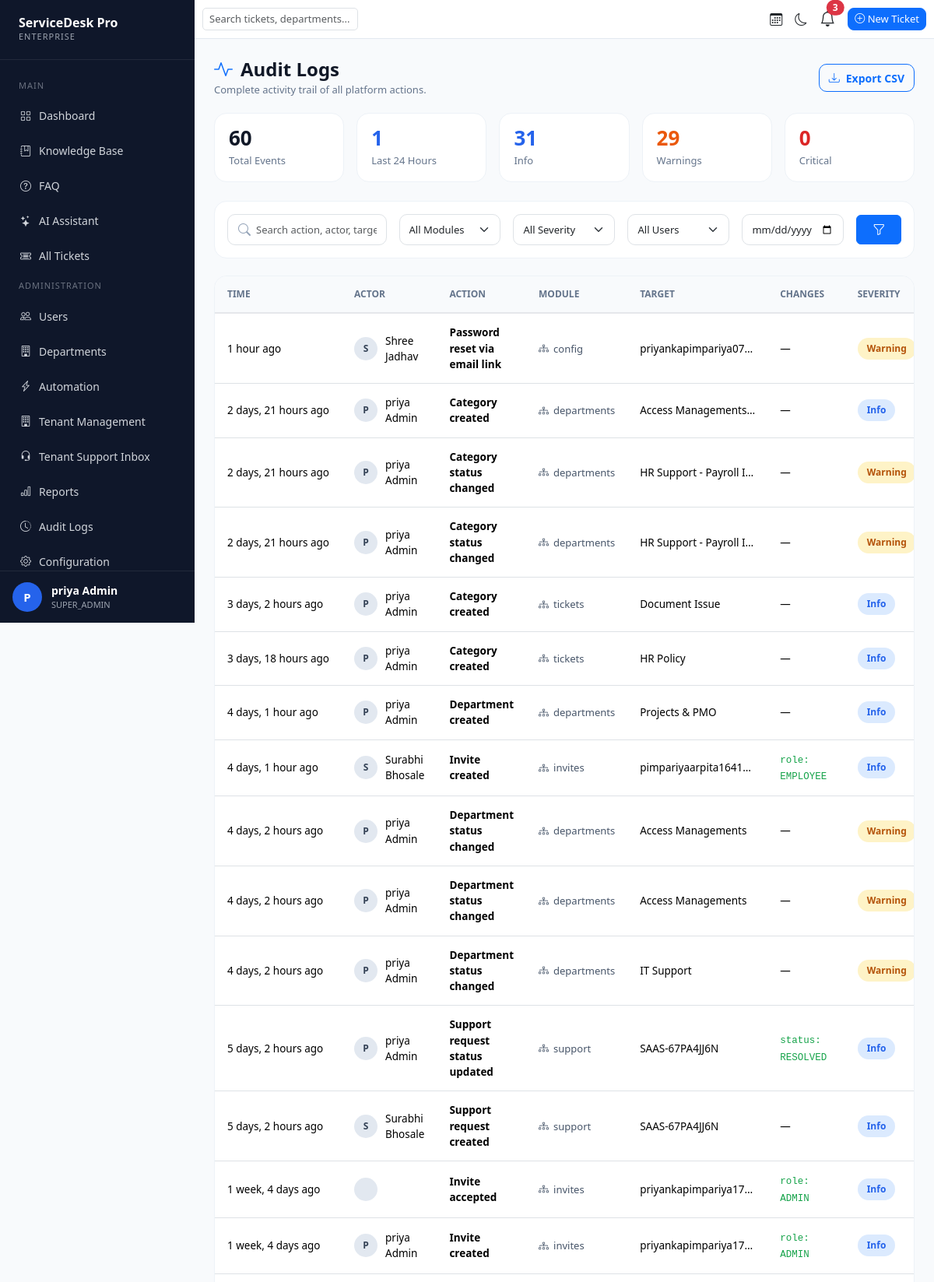
The page /audit-logs/ (signed in, upper part) on the database its author committed.
### accounts/models.py (models this page shows, shortened)
class User(AbstractUser):
    ROLE_CHOICES = (
        ('SUPER_ADMIN', 'Super Admin'),
        ('ADMIN', 'Admin'),
        ('AGENT', 'Agent'),
        ('EMPLOYEE', 'Employee'),
    )
    email = models.EmailField(unique=True)
    role = models.CharField(
        max_length=20,
        choices=ROLE_CHOICES,
        default='EMPLOYEE'
    )
    phone = models.CharField(
        max_length=15,
        blank=True,
        null=True
    )
    profile_image = models.ImageField(
        upload_to='profile_images/',
        blank=True,
        null=True
    )
    department = models.ForeignKey(
        'departments.Department',
        on_delete=models.SET_NULL,
        blank=True,
        null=True
    )
    tenant = models.ForeignKey(
        'tenants.Tenant',
        on_delete=models.SET_NULL,
        blank=True,
        null=True,
        related_name='users'
    )
    is_locked = models.BooleanField(
        default=False
    )
    failed_login_attempts = models.PositiveIntegerField(
        default=0
    )
    locked_at = models.DateTimeField(
        null=True,
        blank=True
    )
    USERNAME_FIELD = 'email'
    REQUIRED_FIELDS = ['username']

### auditlogs/models.py (models this page shows, shortened)
class AuditLog(models.Model):
    MODULE_CHOICES = (
        ('USERS', 'Users'),
        ('ROLES', 'Roles'),
        ('TICKETS', 'Tickets'),
        ('DEPARTMENTS', 'Departments'),
        ('CONFIG', 'Config'),
        ('SYSTEM', 'System'),
        ('KNOWLEDGE_BASE', 'Knowledge Base'),
        ('TENANTS', 'Tenants'),
        ('INVITES', 'Invites'),
        ('SUPPORT', 'Support'),
    )
    SEVERITY_CHOICES = (
        ('INFO', 'Info'),
        ('WARNING', 'Warning'),
        ('CRITICAL', 'Critical'),
    )
    actor = models.ForeignKey(
        settings.AUTH_USER_MODEL,
        on_delete=models.SET_NULL,
        null=True,
        blank=True,
        related_name='audit_logs'
    )
    action = models.CharField(
        max_length=100
    )
    action_label = models.CharField(
        max_length=150
    )
    module = models.CharField(
        max_length=20,
        choices=MODULE_CHOICES,
        default='SYSTEM'
    )
    target = models.CharField(
        max_length=255,
        blank=True
    )
    severity = models.CharField(
        max_length=10,
        choices=SEVERITY_CHOICES,
        default='INFO'
    )
    changes_before = models.JSONField(
        null=True,
        blank=True
    )
    changes_after = models.JSONField(
        null=True,
        blank=True
    )
    created_at = models.DateTimeField(
        auto_now_add=True
    )
    class Meta:
        ordering = ['-created_at']
    @property
    def actor_name(self):
        if self.actor:
            full_name = f"{self.actor.first_name} {self.actor.last_name}".strip()
            return full_name if full_name else self.actor.email
        return "System"
    @property
    def changes_summary(self):
        data = self.changes_after or self.changes_before
        if not data:
            return None
        key, value = next(iter(data.items()))
        text = f"{key}: {value}"
        if len(text) > 22:
            text = text[:22] + "…"
        return text
    @property
    def changes_before_json(self):
        return json.dumps(self.changes_before) if self.changes_before else 'null'
    @property
    def changes_after_json(self):
        return json.dumps(self.changes_after) if self.changes_after else 'null'

### auditlogs/views.py (the view)
# urls.py: path('', audit_log_list, name='audit_logs'),
@login_required
def audit_log_list(request):
    if request.user.role not in ['ADMIN', 'SUPER_ADMIN']:
        return redirect('dashboard')
    logs = AuditLog.objects.select_related('actor').all()
    logs = _apply_filters(request, logs)
    all_logs = AuditLog.objects.all()
    total_events = all_logs.count()
    last_24h = all_logs.filter(
        created_at__gte=timezone.now() - timedelta(hours=24)
    ).count()
    info_count = all_logs.filter(severity='INFO').count()
    warning_count = all_logs.filter(severity='WARNING').count()
    critical_count = all_logs.filter(severity='CRITICAL').count()
    context = {
        "logs": logs,
        "total_events": total_events,
        "last_24h": last_24h,
        "info_count": info_count,
        "warning_count": warning_count,
        "critical_count": critical_count,
        "modules": AuditLog.MODULE_CHOICES,
        "severities": AuditLog.SEVERITY_CHOICES,
        "actors": User.objects.filter(
            audit_logs__isnull=False
        ).distinct().order_by('first_name'),
    }
    return render(
        request,
        "audit_logs.html",
        context
    )

### templates/audit_logs.html (shortened to what this page needs)
{% extends 'base.html' %}
{% block content %}
<div class="audit-logs">
    <div class="page-header">
        <div>
            <h2 class="page-title">
                <i class="bi bi-activity text-primary"></i>
                Audit Logs
            </h2>
            <p class="page-subtitle">
                Complete activity trail of all platform actions.
            </p>
        </div>
        <div>
            <a href="{% url 'audit_logs_export_csv' %}?{{ request.GET.urlencode }}" class="btn btn-outline-primary export-btn">
                <i class="bi bi-download me-2"></i>
                Export CSV
            </a>
        </div>
    </div>
    <div class="row g-3 mb-4">
        <div class="col-xl col-md-4 col-6">
            <div class="summary-card summary-total">
                <h3>{{ total_events }}</h3>
                <span>Total Events</span>
            </div>
        </div>
        <div class="col-xl col-md-4 col-6">
            <div class="summary-card summary-recent">
                <h3>{{ last_24h }}</h3>
                <span>Last 24 Hours</span>
            </div>
        </div>
        <div class="col-xl col-md-4 col-6">
            <div class="summary-card summary-info">
                <h3>{{ info_count }}</h3>
                <span>Info</span>
            </div>
        </div>
        <div class="col-xl col-md-4 col-6">
            <div class="summary-card summary-warning">
                <h3>{{ warning_count }}</h3>
                <span>Warnings</span>
            </div>
        </div>
        <div class="col-xl col-md-4 col-6">
            <div class="summary-card summary-critical">
                <h3>{{ critical_count }}</h3>
                <span>Critical</span>
            </div>
        </div>
    </div>
    <div class="filter-card">
        <form method="get">
            <div class="row g-3 align-items-center">
                <div class="col-lg-3">
                    <div class="filter-search-box">
                        <i class="bi bi-search"></i>
                        <input type="text" class="form-control" name="search"
                               placeholder="Search action, actor, target..."
                               value="{{ request.GET.search }}">
                    </div>
                </div>
                <div class="col-lg-2">
                    <select class="form-select" name="module">
                        <option value="">All Modules</option>
                    </select>
                </div>
                <div class="col-lg-2">
                    <select class="form-select" name="severity">
                        <option value="">All Severity</option>
                    </select>
                </div>
                <div class="col-lg-2">
                    <select class="form-select" name="user">
                        <option value="">All Users</option>
                    </select>
                </div>
                <div class="col-lg-2">
                    <input type="date" class="form-control" name="date" value="{{ request.GET.date }}">
                </div>
                <div class="col-lg-1 d-flex gap-2">
                    <button class="btn btn-primary w-100" title="Apply Filters">
                        <i class="bi bi-funnel"></i>
                    </button>
                </div>
            </div>
        </form>
    </div>
    <div class="table-card">
        <div class="table-responsive">
            <table class="table align-middle">
                <thead>
                    <tr>
                        <th>Time</th>
                        <th>Actor</th>
                        <th>Action</th>
                        <th>Module</th>
                        <th>Target</th>
                        <th>Changes</th>
                        <th>Severity</th>
                    </tr>
                </thead>
                <tbody>
                {% for log in logs %}
                    <tr class="audit-row"
                        data-timestamp="{{ log.created_at|date:'M d, Y, g:i A' }}"
                        data-severity="{{ log.severity }}"
                        data-severity-label="{{ log.get_severity_display }}"
                        data-actor="{{ log.actor_name }}"
                        data-module="{{ log.get_module_display }}"
                        data-action="{{ log.action }}"
                        data-action-label="{{ log.action_label }}"
                        data-target="{{ log.target }}"
                        data-before='{{ log.changes_before_json }}'
                        data-after='{{ log.changes_after_json }}'>
                        <td class="time-cell" title="{{ log.created_at|date:'M d, Y, g:i A' }}">
                            {{ log.created_at|timesince }} ago
                        </td>
                        <td>
                            <div class="actor-info">
                                <div class="actor-avatar {% if not log.actor %}system{% endif %}">
                                    {% if log.actor %}
                                        {{ log.actor.first_name|slice:":1"|upper|default:log.actor.email|slice:":1"|upper }}
                                    {% endif %}
                                </div>
                                {% if log.actor %}
                                    <span>{{ log.actor_name }}</span>
                                {% endif %}
                            </div>
                        </td>
                        <td>
                            <strong>{{ log.action_label }}</strong>
                        </td>
                        <td>
                            <span class="module-chip">
                                <i class="bi bi-diagram-3"></i>
                                {{ log.get_module_display|lower }}
                            </span>
                        </td>
                        <td class="target-cell" title="{{ log.target }}">
                            {{ log.target|default:"—" }}
                        </td>
                        <td class="changes-cell">
                            {% if log.changes_summary %}
                                <code>{{ log.changes_summary }}</code>
                            {% else %}
                                —
                            {% endif %}
                        </td>
                        <td>
                            <span class="severity-badge severity-{{ log.severity|lower }}">
                                {{ log.get_severity_display }}
                            </span>
                        </td>
                    </tr>
                {% endfor %}
                </tbody>
            </table>
        </div>
    </div>
</div>
{% endblock %}

### templates/base.html (shortened to what this page needs)
<!DOCTYPE html>
<html lang="en">
<head>
    <link href="https://cdn.jsdelivr.net/npm/bootstrap@5.3.3/dist/css/bootstrap.min.css" rel="stylesheet">
    <link rel="stylesheet" href="https://cdn.jsdelivr.net/npm/bootstrap-icons@1.11.3/font/bootstrap-icons.min.css">
</head>
<body>
<div class="sidebar">
    <div class="logo">
        <h3>ServiceDesk Pro</h3>
        <p>ENTERPRISE</p>
    </div>
    <div class="menu">
        <div class="menu-title">Main</div>
        <a href="{% url 'dashboard' %}">
            <i class="bi bi-grid"></i> Dashboard
        </a>
        <a href="{% url 'knowledge_base_list' %}">
            <i class="bi bi-journal-bookmark"></i> Knowledge Base
        </a>
        <a href="{% url 'faq_list' %}">
            <i class="bi bi-question-circle"></i> FAQ
        </a>
        <a href="{% url 'ai_assistant' %}">
            <i class="bi bi-stars"></i> AI Assistant
        </a>
        {% if request.user.role == 'ADMIN' or request.user.role == 'SUPER_ADMIN' %}
        <a href="{% url 'all_tickets' %}">
            <i class="bi bi-ticket-detailed"></i> All Tickets
        </a>
        <div class="menu-title">Administration</div>
        <a href="{% url 'users_list' %}">
            <i class="bi bi-people"></i> Users
        </a>
        <a href="{% url 'department_list' %}">
            <i class="bi bi-building"></i> Departments
        </a>
        <a href="{% url 'automation_list' %}">
            <i class="bi bi-lightning-charge"></i> Automation
        </a>
        {% if request.user.role == 'SUPER_ADMIN' %}
        <a href="{% url 'tenant_list' %}">
            <i class="bi bi-building"></i> Tenant Management
        </a>
        <a href="{% url 'support_inbox' %}">
            <i class="bi bi-headset"></i> Tenant Support Inbox
        </a>
        {% endif %}
        <a href="{% url 'reports' %}">
            <i class="bi bi-bar-chart"></i> Reports
        </a>
        <a href="{% url 'audit_logs' %}">
            <i class="bi bi-clock-history"></i> Audit Logs
        </a>
        <a href="{% url 'config_home' %}">
            <i class="bi bi-gear"></i> Configuration
        </a>
        {% endif %}
    </div>
   <div class="sidebar-footer">
        <div class="avatar">
            {{ request.user.first_name|first|default:"U"|upper }}
        </div>
        <div class="user-box">
            <strong>
                {{ request.user.first_name }} {{ request.user.last_name }}
            </strong>
            <span>
                {{ request.user.role }}
            </span>
        </div>
    </div>
</div>
<div class="content">
    <div class="navbar-custom">
        <div class="d-flex justify-content-between align-items-center h-100 w-100">
            <div class="search-box">
                <input type="text" id="openSearch" class="form-control"
                       placeholder="Search tickets, departments..." readonly>
            </div>
            <div class="d-flex align-items-center">
                <i class="bi bi-calendar3 me-3"></i>
                <i id="themeToggle"
                   class="bi bi-moon me-3"
                   style="cursor:pointer;"></i>
                <div class="dropdown me-3">
                    <button class="btn p-0 border-0 bg-transparent position-relative" type="button"
                        data-bs-toggle="dropdown" aria-expanded="false">
                        <i class="bi bi-bell fs-5"></i>
                        {% if unread_notifications > 0 %}
                        <span class="position-absolute top-0 start-100 translate-middle badge rounded-pill bg-danger">
                            {{ unread_notifications }}
                        </span>
                        {% endif %}
                    </button>
                </div>
                <a href="{% url 'create_ticket' %}"
                   class="btn btn-primary new-ticket-btn">
                    <i class="bi bi-plus-circle"></i> New Ticket
                </a>
            </div>
        </div>
    </div>
    <div class="page-content">
        {% block content %}
        {% endblock %}
    </div>
</div>

### rows shown on the page
User: user.first_name|first "P", user.first_name "priya Admin", user.role "SUPER_ADMIN"
AuditLog: created_at "1 hour", actor.first_name "S", actor_name "Shree Jadhav", action_label "Password reset via email link", module "config", target "priyankapimpariya07…", severity "Warning"
AuditLog: created_at "2 days, 21 hours", actor.first_name "P", actor_name "priya Admin", action_label "Category created", module "departments", target "Access Managements…", severity "Info"
AuditLog: created_at "2 days, 21 hours", actor.first_name "P", actor_name "priya Admin", action_label "Category status changed", module "departments", target "HR Support - Payroll I…", severity "Warning"
AuditLog: created_at "2 days, 21 hours", actor.first_name "P", actor_name "priya Admin", action_label "Category status changed", module "departments", target "HR Support - Payroll I…", severity "Warning"
AuditLog: created_at "3 days, 2 hours", actor.first_name "P", actor_name "priya Admin", action_label "Category created", module "tickets", target "Document Issue", severity "Info"
AuditLog: created_at "3 days, 18 hours", actor.first_name "P", actor_name "priya Admin", action_label "Category created", module "tickets", target "HR Policy", severity "Info"
AuditLog: created_at "4 days, 1 hour", actor.first_name "P", actor_name "priya Admin", action_label "Department created", module "departments", target "Projects & PMO", severity "Info"
AuditLog: created_at "4 days, 1 hour", actor.first_name "S", actor_name "Surabhi Bhosale", action_label "Invite created", module "invites", target "pimpariyaarpita1641…", changes_summary "role: EMPLOYEE", severity "Info"
AuditLog: created_at "4 days, 2 hours", actor.first_name "P", actor_name "priya Admin", action_label "Department status changed", module "departments", target "Access Managements", severity "Warning"
AuditLog: created_at "4 days, 2 hours", actor.first_name "P", actor_name "priya Admin", action_label "Department status changed", module "departments", target "Access Managements", severity "Warning"
AuditLog: created_at "4 days, 2 hours", actor.first_name "P", actor_name "priya Admin", action_label "Department status changed", module "departments", target "IT Support", severity "Warning"
AuditLog: created_at "5 days, 2 hours", actor.first_name "P", actor_name "priya Admin", action_label "Support request status updated", module "support", target "SAAS-67PA4JJ6N", changes_summary "status: RESOLVED", severity "Info"
AuditLog: created_at "5 days, 2 hours", actor.first_name "S", actor_name "Surabhi Bhosale", action_label "Support request created", module "support", target "SAAS-67PA4JJ6N", severity "Info"
AuditLog: created_at "1 week, 4 days", action_label "Invite accepted", module "invites", target "priyankapimpariya17…", changes_summary "role: ADMIN", severity "Info"
AuditLog: created_at "1 week, 4 days", actor.first_name "P", actor_name "priya Admin", action_label "Invite created", module "invites", target "priyankapimpariya17…", changes_summary "role: ADMIN", severity "Info"

### other values the page prints
{{ unread_notifications }} "3"
{{ total_events }} "60"
{{ last_24h }} "1"
{{ info_count }} "31"
{{ warning_count }} "29"
{{ critical_count }} "0"
